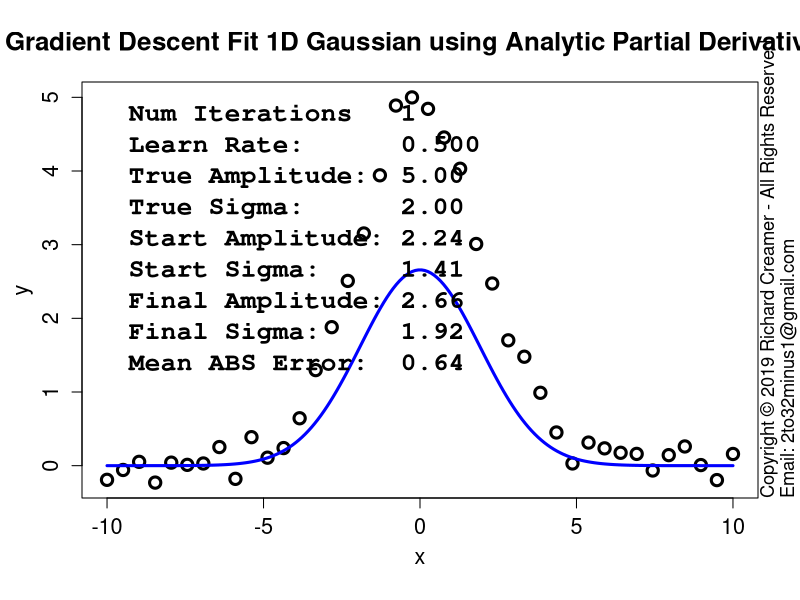

Write R code to recreate this figure.
##############################################################
### Copyright (c) Richard Creamer 2019 - All Rights Reserved
### Inquiries: email 2to32minus1@gmail.com
##############################################################

### Globals
fontScale = 1.2    # Global font size variable
lf        = 1.2    # Enlarge font of plot labels
verbose   = FALSE  # Verbose printing
lw        = 2      # Line width
xMargin   = 1      # X-axis margin for plots
yMargin   = 1      # Y-axis margin for plots
de        = 0.01   # Small constant for estimating derivatives numerically
smlPts    = 1      # Small  data point/circle
medPts    = 1.5    # Medium data point/circle
lrgPts    = 2.0    # Large  data point/circle

### Run this function to generate this plot
runFunc = function() {
	dw = 1000
	dh = 750	
	path = "D:/Code/R/LeastSquaresPlay/PlotsAndAssocCode/Plot10/"
	gd = makeGaussianTestData()
	savePngVerbose( paste(path, "Plot10.png", sep=""), 
					fitGauss1d, w=1280, h=dh, un="px", nIter=1, gd=gd )
}

### Nonlinear least-squares gradient-descent curve fitting for Gaussian
fitGauss1d = function( learnRate = 0.5, nIter=100, nPts=40, drawPointLines=FALSE, doPlot=TRUE, numDerivs=FALSE, plotContours=FALSE, gd=NULL ) {
	set.seed( 3 )
	a = s = x = y = guesses = NULL
	if ( is.null( gd ) )
		gd = makeGaussianTestData()
	a = gd$trueAmpl
	s = gd$trueSigma
	trueAmpl = gd$trueAmpl
	trueSigma = gd$trueSigma
	x = gd$x
	y = gd$y
	nPts=gd$nPts
	guesses = gd$guesses
	aEst = guesses$a
	sEst = guesses$s
	da = 0
	ds = 0
	amplLegs = c( aEst )
	sigmaLegs = c( sEst )
	if ( nIter > 0 ) {
		# Basic implementation of Gradient Descent
		for ( i in 1:nIter ) {
			da = if ( numDerivs ) gaussDeDaNum( x, y, aEst, sEst ) else gaussDeDa( x, y, aEst, sEst )
			ds = if ( numDerivs ) gaussDeDsNum( x, y, aEst, sEst ) else gaussDeDs( x, y, aEst, sEst )
			aEst = aEst - learnRate * da
			sEst = sEst - learnRate * ds
			amplLegs[ length(amplLegs) + 1 ] = aEst
			sigmaLegs[ length(sigmaLegs) + 1 ] = sEst
			if ( verbose )
				print( sprintf( "Mean ABS fit error: %f\n", meanGaussAbsErr( x, y, aEst, sEst ) ) )
		}
	}
	finalMeanAbsFitError = meanGaussAbsErr( x, y, aEst, sEst )
	if ( doPlot) {
		plotTitle = "Gradient Descent Fit 1D Gaussian using Analytic Partial Derivatives"
		if ( numDerivs )
			plotTitle = "Gradient Descent Fit 1D Gaussian using Numerical Est. Partial Derivatives"
		plot( x, y, cex.lab=lf, xlab="", ylab="", main=plotTitle, cex=medPts, lwd=lw+1, cex.main=1.3*fontScale, cex.axis=1.3 )
		addAxisLabels()	
		predX = seq( x[1], x[length(x)], length.out=200 )
		predY = gauss1dFunc( predX, aEst, sEst )
		lines( predX, predY, col="blue", lwd=lw+1 )
		if ( drawPointLines )
			segments( x, y, x, gauss1dFunc( x, aEst, sEst ), col = "red" )
		legText = c()		
		legText[length(legText)+1] = sprintf( "Num Iterations   %d", nIter )
		legText[length(legText)+1] = sprintf( "Learn Rate:      %.3f", learnRate )
		legText[length(legText)+1] = sprintf( "True Amplitude:  %.2f", a )
		legText[length(legText)+1] = sprintf( "True Sigma:      %.2f", s )
		legText[length(legText)+1] = sprintf( "Start Amplitude: %.2f", guesses$a )
		legText[length(legText)+1] = sprintf( "Start Sigma:     %.2f", guesses$s )
		legText[length(legText)+1] = sprintf( "Final Amplitude: %.2f", aEst )
		legText[length(legText)+1] = sprintf( "Final Sigma:     %.2f", sEst )
		legText[length(legText)+1] = sprintf( "Mean ABS Error:  %.2f", meanGaussAbsErr( x, y, aEst, sEst ) )
		legLtys = seq( from=0, to=0, length=length(legText) )
		parSave = par( family="mono", font=2 )		
		legend( "topleft", inset=c(0,0), legend=legText, lty=legLtys, box.col="transparent", cex=1.3*fontScale, bg="transparent" )
		par( parSave )
	}
	if ( plotContours ) {
		plotGaussErrorContours( gd=gd )
		lines( amplLegs, sigmaLegs, col="red", lwd=lw )
	}
	return( list( x=x, y=y, a=aEst, s=sEst, meanAbsFitError=finalMeanAbsFitError, amplLegs=amplLegs, sigmaLegs=sigmaLegs, lr=learnRate ) )
}

### Shared use case Gaussian data set generator used by several cooperating functions
makeGaussianTestData = function( trueAmpl=5, trueSigma=2, aGuess=sqrt(trueAmpl), sGuess=sqrt(trueSigma), nPts=40 ) {
	set.seed( 3 )
	x = seq( -5*trueSigma, 5*trueSigma, length=nPts )
	y = gauss1dFunc( x, trueAmpl, trueSigma ) + rnorm( length(x), sd=0.2 )
	guesses = list( a=aGuess, s=sGuess )
	tuple = list( trueAmpl=trueAmpl, trueSigma=trueSigma, x=x, y=y, nPts=nPts, guesses=guesses )
	return( tuple )
}

### Compute mean SSD Gaussian cost function over a grid of Amplitude and Sigma values
### Note: returned matrix may need to be transposed for some functions such as contour()
### TODO: Try to use outer()
getGaussErrorGrid = function( errorFunc, ampls, sigmas, x, y ) {
	nr = length( sigmas )
	nc = length( ampls )
	z = matrix( nrow=nr, ncol=nc )	
	for ( row in 1:nr ) {     # loop over y-coordinates (sigma)
		sigma = sigmas[row]
		for ( col in 1:nc ) { # loop over x-coordinates (amplitude)
			ampl = ampls[col]
			z[row, col] = errorFunc( x, y, a=ampl, sigma=sigma )
		}
	}
	return( z )
}

### 2D plot error contours for range of Amplitude and Sigma values
### Amplitude maps to x-axis, Sigma maps to y-axis
plotGaussErrorContours = function( nLevels=30, customTitle="", drawGradVecs=FALSE, normGradVecs=TRUE, gd=NULL ) {
	set.seed( 3 )
	if ( is.null( gd ) )
		gd = makeGaussianTestData()
	a = gd$trueAmpl
	s = gd$trueSigma
	x = gd$x
	y = gd$y
	minAmpl  = a * 0.1;	maxAmpl  = a * 1.7
	minSigma = s * 0.1;	maxSigma = s * 1.7
	# Adjust ranges so plot is square
	deltaA = maxAmpl - minAmpl
	deltaS = maxSigma - minSigma
	maxDelta = if ( deltaA > deltaS ) deltaA else deltaS
	if ( deltaA > deltaS ) {
		maxSigma = minSigma + maxDelta
	} else {
		maxAmpl = minAmpl + maxDelta
	}
	nr = 200
	nc = 200
	ampls = seq( minAmpl, maxAmpl, length.out=nc )
	sigmas = seq( minSigma, maxSigma, length.out=nr )
	z = getGaussErrorGrid( meanGaussSsdErr, ampls, sigmas, x, y )
	xLim1 = minAmpl
	xLim2 = maxAmpl
	yLim1 = minSigma
	yLim2 = maxSigma
	plotTitle = ""
	if ( !drawGradVecs ) {
		plotTitle = sprintf( "1D Gaussian Cost Function Contours\nTrue Model: Amplitude = %.1f  Sigma = %.1f (noise added)", a, s )
	} else if ( normGradVecs ) {
		plotTitle = sprintf( "1D Gaussian Cost Function Contours w/Gradient (Unit) Vectors\nTrue Model: Amplitude = %.1f  Sigma = %.1f (noise added)", a, s )
	} else {
		plotTitle = sprintf( "1D Gaussian Cost Function Contours w/Gradient Vectors\nTrue Model: Amplitude = %.1f  Sigma = %.1f (noise added)", a, s )
	}
	if ( customTitle != "" )
		plotTitle = customTitle
	xform = contour( ampls, sigmas, t(z), axes=FALSE, cex.lab=lf, main=plotTitle, asp=1.0,
					 xlab="", ylab="", labcex=1.2, nlevels=nLevels, cex.main=1.3*fontScale, cex.axis=1.3 )
	xAxisMin = ceiling( gpl()$xLim[1] )
	xAxisMax = floor( gpl()$xLim[2] )
	yAxisMin = ceiling( gpl()$yLim[1] )
	yAxisMax = floor( gpl()$yLim[2] )
	axis( side=1, at=xAxisMin:xAxisMax, cex.axis=1.3 )
	axis( side=2, at=yAxisMin:yAxisMax, cex.axis=1.3 )
	addAxisLabels( xLabel="Amplitude", yLabel="Sigma" )
	box()
	xLimits = axisLimits( x )
	yLimits = axisLimits( y )
	lines( c(-1,12), c( s, s ), col="blue", lwd=lw )
	lines( c( a, a), c(-1,10), col="blue", lwd=lw )
	if ( drawGradVecs ) {
		gradPtsX1 = c()
		gradPtsY1 = c()
		gradPtsX2 = c()
		gradPtsY2 = c()
		gridSize=13
		for ( sigma in seq( from=sigmas[2], to=sigmas[length(sigmas)-1], length=gridSize ) ) {
			for ( ampl in seq( from=ampls[2], to=ampls[length(ampls)-1], length=gridSize ) ) {
				gradPtsX1[length(gradPtsX1)+1] = ampl
				gradPtsY1[length(gradPtsY1)+1] = sigma
				da = gaussDeDa( x, y, ampl, sigma )
				ds = gaussDeDs( x, y, ampl, sigma )
				mag = sqrt( da*da + ds*ds )
				if ( normGradVecs ) {
					da = da/mag/4 # hard-coded case-specific scale factor, unit vecs a bit too long for plot
					ds = ds/mag/4
				} else {
					da = da * 0.22 # hard-coded case-specific scale factor
					ds = ds * 0.22
				}
				gradPtsX2[length(gradPtsX2)+1] = ampl  - da
				gradPtsY2[length(gradPtsY2)+1] = sigma - ds
			}
		}
		points( gradPtsX1, gradPtsY1, col="blue", lwd=lw )
		arrows( gradPtsX1, gradPtsY1, gradPtsX2, gradPtsY2, col="blue", lwd=lw, cex=medPts, angle=15, length=0.125 )
	}
}

### Gaussian error/cost function - SSD
meanGaussSsdErr = function( x, y, a, sigma ) {
	return( (1/length(x)) * sum( (gauss1dFunc( x, a, sigma ) - y)^2 ) )
}

### Gaussian error/cost function - abs() of line lengths (not squared)
meanGaussAbsErr = function( x, y, a, sigma ) {
	return( (1/length(x)) * sum( abs(gauss1dFunc( x, a, sigma ) - y) ) )
}

### Analytical/exact partial derivative of error/cost function wrt Amplitude
gaussDeDa = function( x, y, a, sigma ) {
	term1 = sum( gauss1dFunc(x, a, sigma) * exp( -0.5 * (x/sigma)^2) )
	term2 = sum( y * exp( -0.5 * (x/sigma)^2) )
	return( 2 * ( term1 - term2 )/length(x) )
}

### Numerical estimation of partial derivative of error/cost function wrt Amplitude
gaussDeDaNum = function( x, y, a, sigma ) {
	e1 = meanGaussSsdErr( x, y, a, sigma )
	e2 = meanGaussSsdErr( x, y, a + de, sigma )
	return( (e2 - e1)/de )
}

### Analytical/exact partial derivative of error/cost function wrt Sigma
gaussDeDs = function( x, y, a, sigma ) {
	v = 2*a/sigma^3
	term1 = sum( gauss1dFunc(x, a, sigma) * x^2 * exp( -0.5 * (x/sigma)^2) )
	term2 = sum( x^2 * y * exp( -0.5 * (x/sigma)^2) )
	return( v * ( term1 - term2 )/length(x) )
}

### Numerical estimation of partial derivative of error/cost function wrt Sigma
gaussDeDsNum = function( x, y, a, sigma ) {
	e1 = meanGaussSsdErr( x, y, a, sigma )
	e2 = meanGaussSsdErr( x, y, a, sigma + de )
	return( (e2 - e1)/de )
}

### 1D Gaussian
gauss1dFunc = function( x, a, sigma ) {
	return( a * exp( -0.5 * (x/sigma)^2 ) )
}

### Shared use case Gaussian data set generator used by several cooperating functions
makeGaussianTestData = function( trueAmpl=5, trueSigma=2, aGuess=sqrt(trueAmpl), sGuess=sqrt(trueSigma), nPts=40 ) {
	set.seed( 3 )
	x = seq( -5*trueSigma, 5*trueSigma, length=nPts )
	y = gauss1dFunc( x, trueAmpl, trueSigma ) + rnorm( length(x), sd=0.2 )
	guesses = list( a=aGuess, s=sGuess )
	tuple = list( trueAmpl=trueAmpl, trueSigma=trueSigma, x=x, y=y, nPts=nPts, guesses=guesses )
	return( tuple )
}

### Convience method to add x/y axis labels
addAxisLabels = function( xLabel="x", yLabel="y", cexVal=1.3 ) {
	mtext( text=xLabel, side=1, line=2.5, cex=cexVal )
	mtext( text=yLabel, side=2, line=2.5, cex=cexVal )
}

### Save to PNG file, specify width and height
savePngVerbose = function( path, plotFunc, w=512, h=512, un="px", doCopyright=TRUE, ... ) {
	png( filename = path, type="cairo", units=un, width=w, height=h, pointsize=12, res=96 )
	plotFunc( ... )
	if ( doCopyright )
		addCopyright()
	dev.off()
}

### Add copyright notice to plot via text()
addCopyright = function() {
	mtext( "Copyright \uA9 2019 Richard Creamer - All Rights Reserved", side=4, line=0, adj=0, cex=1.1 )
	mtext( "Email: 2to32minus1@gmail.com", side=4, line=1, adj=0, cex=1.1 )
}

runFunc()
